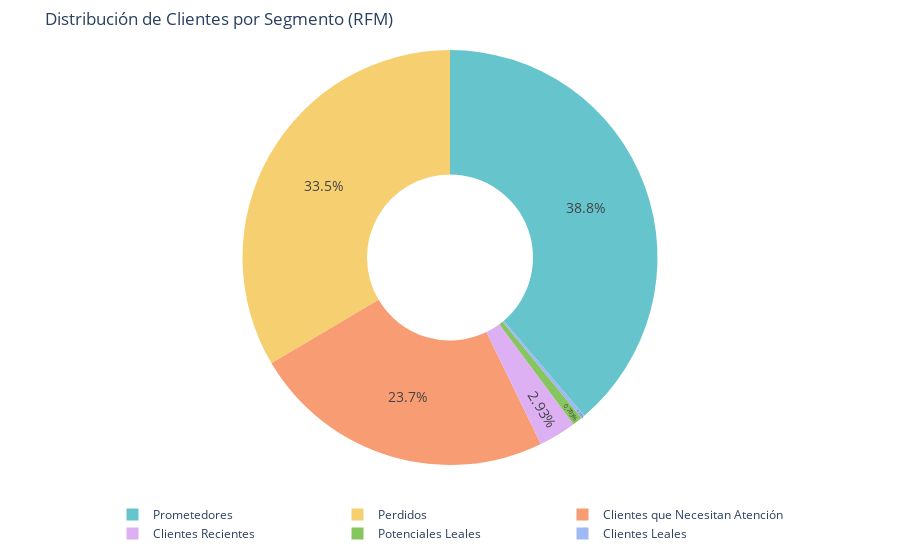

Here is the notebook cell this chart was saved with:
### Code cell
import plotly.express as px

fig = px.pie(
    cluster_counts,
    names='cluster_label',
    values='count',
    title="Distribución de Clientes por Segmento (RFM)",
    hole=0.4,  # Tamaño del agujero para el estilo "donut"
    template='plotly_white',
    color='cluster_label',
    color_discrete_sequence=px.colors.qualitative.Pastel
)

fig.update_traces(
    textinfo='percent',      # Muestra únicamente el porcentaje
    textposition='inside',   # Coloca el texto en el interior de cada porción
    textfont_size=14
)

fig.update_layout(
    annotations=[
        dict(
            text='',
            x=0.5,
            y=0.5,
            font_size=16,
            showarrow=False
        )
    ],
    legend=dict(
        orientation="h",
        yanchor="bottom",
        y=-0.2,
        xanchor="center",
        x=0.5
    ),
    margin=dict(l=50, r=50, t=50, b=50)
)

fig.show()

### Figure 1 — Plotly figure (JSON) as saved in the notebook; plotly's stock layout.template omitted (floating-point values rounded to 4 significant figures)
{"data": [{"customdata": [["Prometedores"], ["Perdidos"], ["Clientes que Necesitan Atención"], ["Clientes Recientes"], ["Potenciales Leales"], ["Clientes Leales"]], "domain": {"x": [0, 1], "y": [0, 1]}, "hole": 0.4, "hovertemplate": "cluster_label=%{customdata[0]}<br>count=%{value}<extra></extra>", "labels": ["Prometedores", "Perdidos", "Clientes que Necesitan Atención", "Clientes Recientes", "Potenciales Leales", "Clientes Leales"], "legendgroup": "", "marker": {"colors": ["rgb(102, 197, 204)", "rgb(246, 207, 113)", "rgb(248, 156, 116)", "rgb(220, 176, 242)", "rgb(135, 197, 95)", "rgb(158, 185, 243)"]}, "name": "", "showlegend": true, "textfont": {"size": 14}, "textinfo": "percent", "textposition": "inside", "type": "pie", "values": [2080, 1797, 1271, 157, 42, 15]}], "layout": {"annotations": [{"font": {"size": 16}, "showarrow": false, "text": "", "x": 0.5, "y": 0.5}], "legend": {"orientation": "h", "tracegroupgap": 0, "x": 0.5, "xanchor": "center", "y": -0.2, "yanchor": "bottom"}, "margin": {"b": 50, "l": 50, "r": 50, "t": 50}, "piecolorway": ["rgb(102, 197, 204)", "rgb(246, 207, 113)", "rgb(248, 156, 116)", "rgb(220, 176, 242)", "rgb(135, 197, 95)", "rgb(158, 185, 243)", "rgb(254, 136, 177)", "rgb(201, 219, 116)", "rgb(139, 224, 164)", "rgb(180, 151, 231)", "rgb(179, 179, 179)"], "title": {"text": "Distribución de Clientes por Segmento (RFM)"}}}
